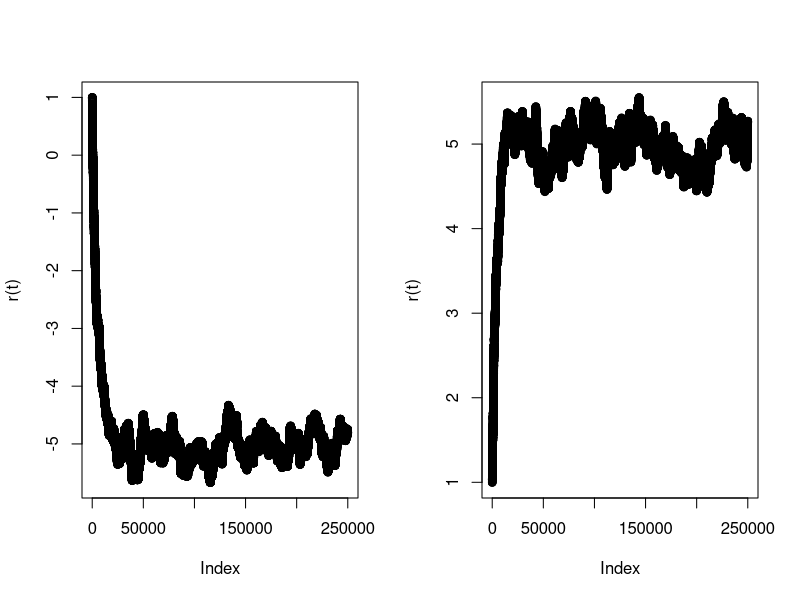
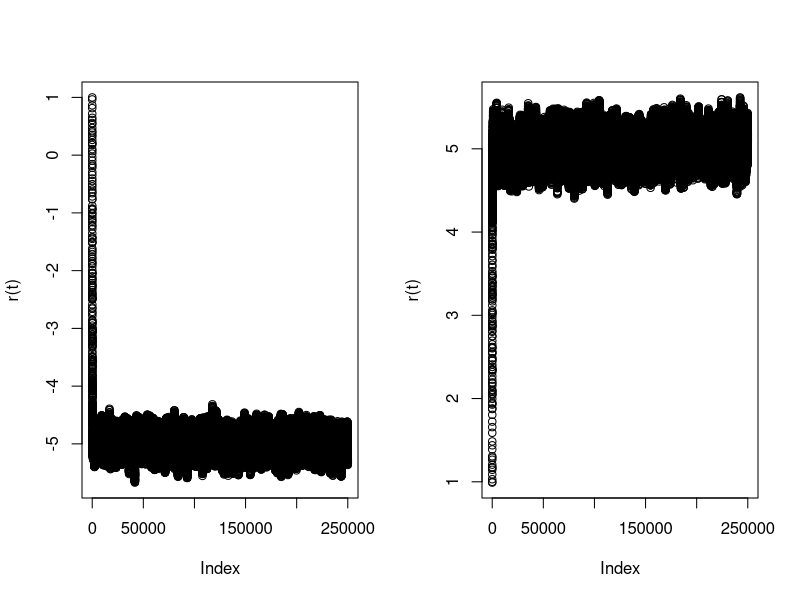
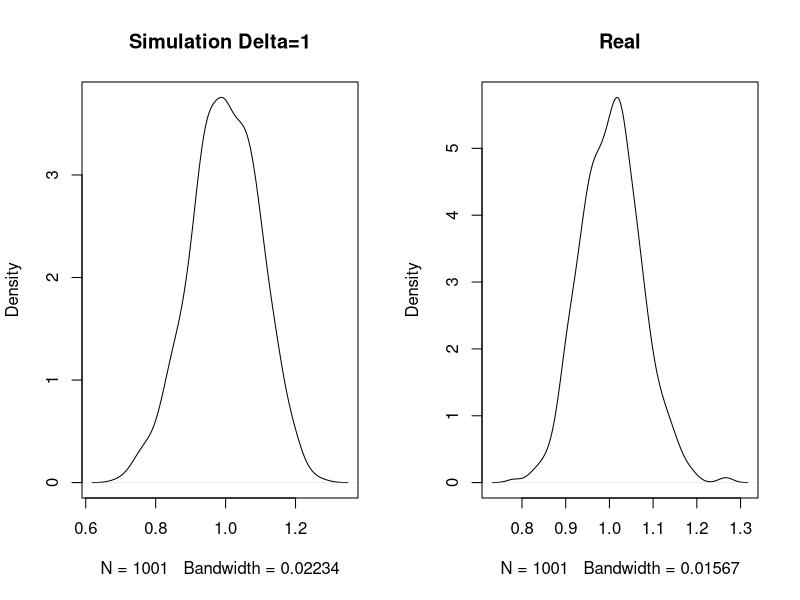
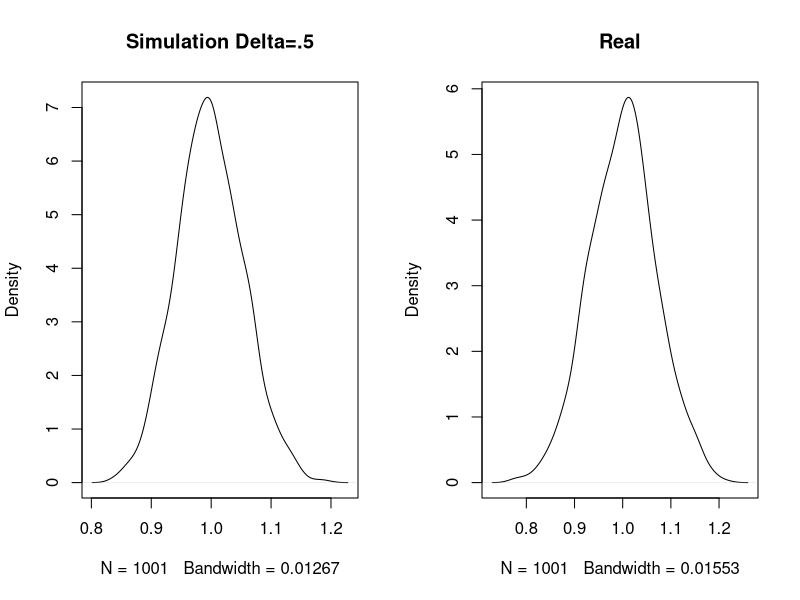
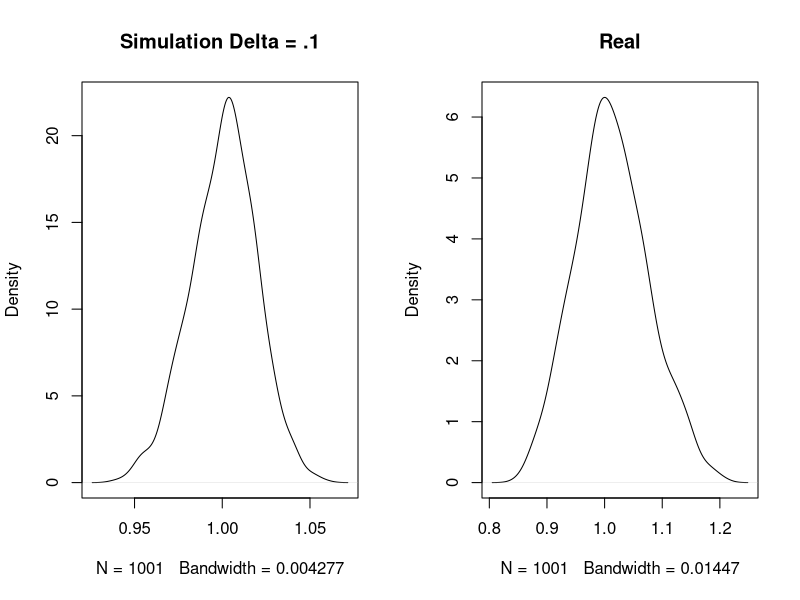
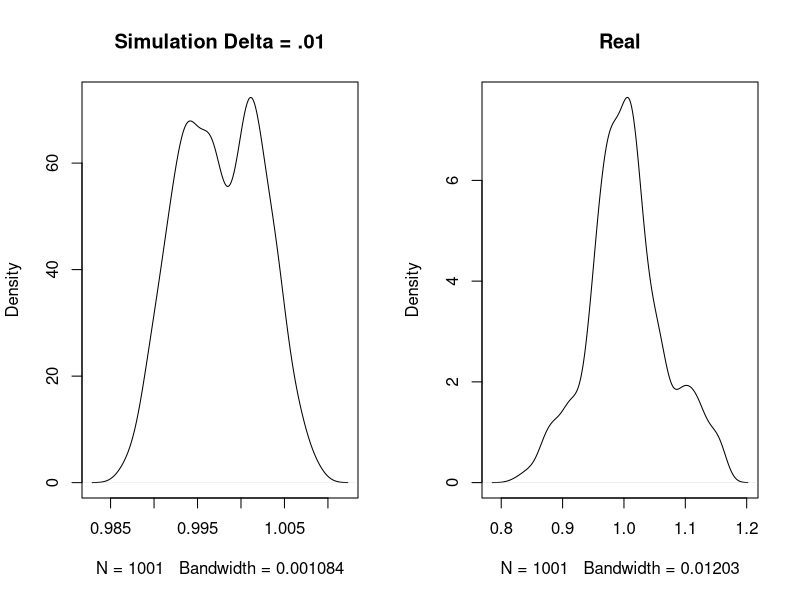

The R source for these figures, in order:
## ---- chunk 1
set.seed(123221)
my.ou <- function(alpha,sigma,b,r0, Time, delta){
  n = Time/delta
  vect <- rep(0,n)
  vect[1] <- r0
  deltv <- seq(0,Time, delta)
  z <- rnorm(n,0,1)
  for (i in 1:n){
    vect[i+1] <- (exp((-1*alpha*delta))*vect[i]) + (b*(1-exp(-1*alpha*delta))) + ((sigma/sqrt(2*alpha))*sqrt((1-exp(-2*alpha*delta)))*z[i])
  }
  return(vect)
}


r0<- 1
Time<- 500
delta <- 1/500

# Each graph is given below, with the inputs given before the graph as
# alpha/ sigma/b

#Graphs are given in groups with same alpha/sigma, with the
#the first having b=-5, and the second b=5

par(mfrow=c(1,2))
#.1,.1,-5
plot(my.ou(.1,.1,-5,r0,Time,delta), ylab = "r(t)")
# .1, .1, 5
plot(my.ou(.1,.1,5,r0,Time,delta), ylab = "r(t)")
# .1, .2, -5
#plot(my.ou(.1,.2,-5,r0,Time,delta), ylab = "r(t)")

# .1, .2, 5
#plot(my.ou(.1,.2,5,r0,Time,delta), ylab = "r(t)")
# .1, .5, -5
#plot(my.ou(.1,.5,-5,r0,Time,delta), ylab = "r(t)")
# .1, .5, 5
#plot(my.ou(.1,.5,5,r0,Time,delta), ylab = "r(t)")
# 1, .1, -5
#plot(my.ou(1,.1,-5,r0,Time,delta), ylab = "r(t)")
# 1, .1, 5
#plot(my.ou(1,.1,5,r0,Time,delta), ylab = "r(t)")
# 1, .2, -5
#plot(my.ou(1,.2,-5,r0,Time,delta), ylab = "r(t)")
# 1, .2, 5
#plot(my.ou(1,.2,5,r0,Time,delta), ylab = "r(t)")
# 1, .5, -5
#plot(my.ou(1,.5,-5,r0,Time,delta), ylab = "r(t)")
# 1, .5, 5
#plot(my.ou(1,.5,5,r0,Time,delta), ylab = "r(t)")
# 5, .1, -5
#plot(my.ou(5,.1,-5,r0,Time,delta), ylab = "r(t)")
# 5, .1, 5
#plot(my.ou(5,.1,5,r0,Time,delta), ylab = "r(t)")
# 5, .2, -5
#plot(my.ou(5,.2,-5,r0,Time,delta), ylab = "r(t)")
# 5, .2, 5
#plot(my.ou(5,.2,5,r0,Time,delta), ylab = "r(t)")
# 5, .5, -5
plot(my.ou(5,.5,-5,r0,Time,delta), ylab = "r(t)")
# 5, .5, 5
plot(my.ou(5,.5,5,r0,Time,delta), ylab = "r(t)")
## ---- chunk 2
set.seed(56)
ou.sim <- function(alpha, sigma,b,r0,Time, delta){
  n = Time/delta
  vect <- rep(0,n)
  vect[1] <- r0
  deltv <- seq(0,Time, delta)
  sd <- sigma*delta
  for(i in 1:n){
    m <- vect[i] + alpha*(b - vect[i])*delta
    vect[i+1] <- rnorm(1,m, sd)
  }
  return(vect)
}

r0<- 1

#delta =  1 
delta <- 1
Time <- 1000*delta
d1<-ou.sim(1,.1,1,r0,Time,delta)
par(mfrow=c(1,2))

plot(density(d1), main = "Simulation Delta=1")
plot(density(my.ou(1,.1,1,r0,Time,delta)), main="Real")


#delta =  .5
delta <- .5
Time <- 1000*delta
plot(density(ou.sim(1,.1,1,r0,Time,delta)),  main= "Simulation Delta=.5")
plot(density(my.ou(1,.1,1,r0,Time,delta)), main="Real")


#delta = .1
delta <- .1
Time <- 1000*delta
plot(density(ou.sim(1,.1,1,r0,Time,delta)),  main= "Simulation Delta = .1")
plot(density(my.ou(1,.1,1,r0,Time,delta)), main="Real")


#delta=.01
delta <- .01
Time <- 1000*delta
plot(density(ou.sim(1,.1,1,r0,Time,delta)),  main= "Simulation Delta = .01")
plot(density(my.ou(1,.1,1,r0,Time,delta)), main="Real")


